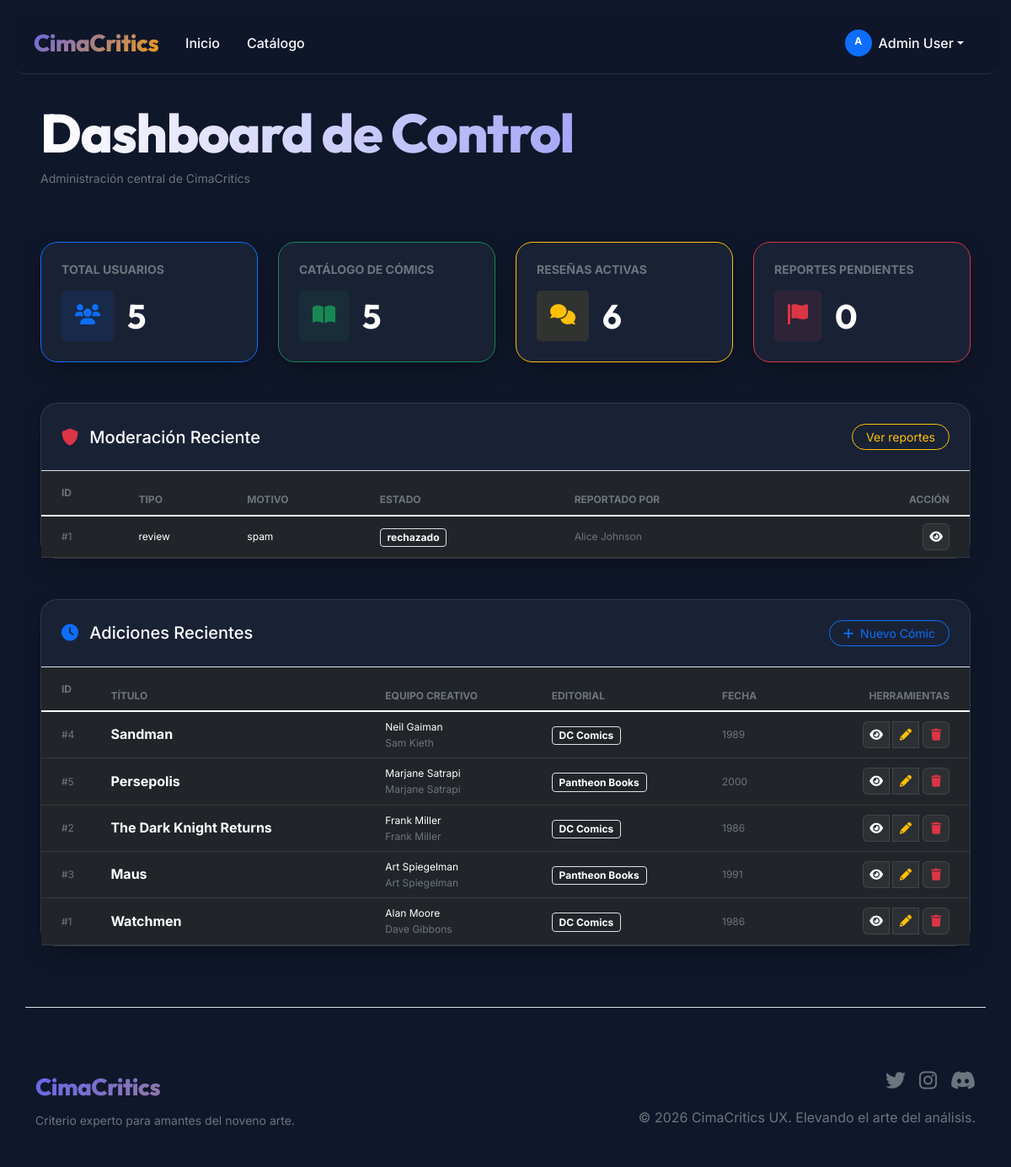
/admin (signed in), run on the app's committed database.
### models/__init__.py (models this page shows, shortened)
class Usuario(UserMixin, db.Model):
    __tablename__ = 'usuario'
    id = db.Column(db.Integer, primary_key=True)
    nombre = db.Column(db.String(64), nullable=False)
    email = db.Column(db.String(120), unique=True, nullable=False)
    contraseña_hash = db.Column(db.String(128), nullable=False)
    fecha_registro = db.Column(db.DateTime, default=datetime.utcnow)
    es_admin = db.Column(db.Boolean, default=False)
    es_moderador = db.Column(db.Boolean, default=False)
    bio = db.Column(db.Text)
    avatar_url = db.Column(db.String(256))
    seguidores_count = db.Column(db.Integer, default=0)
    siguiendo_count = db.Column(db.Integer, default=0)
    reviews = db.relationship('Review', backref='autor', lazy='dynamic')
    comentarios = db.relationship('Comentario', backref='autor', lazy='dynamic')
    reportes = db.relationship('Reporte', backref='reportador', lazy='dynamic')
    seguidores = db.relationship('Seguimiento', foreign_keys='Seguimiento.seguido_id', backref='seguido', lazy='dynamic')
    siguiendo = db.relationship('Seguimiento', foreign_keys='Seguimiento.seguidor_id', backref='seguidor', lazy='dynamic')
    comics_guardados = db.relationship('ComicGuardado', backref='usuario', lazy='dynamic', cascade='all, delete-orphan')

class Review(db.Model):
    __tablename__ = 'review'
    id = db.Column(db.Integer, primary_key=True)
    usuario_id = db.Column(db.Integer, db.ForeignKey('usuario.id'), nullable=False)
    comic_id = db.Column(db.Integer, db.ForeignKey('comic.id'), nullable=False)
    calificacion = db.Column(db.Integer, nullable=False)  # 1-5
    texto = db.Column(db.Text)
    fecha_creacion = db.Column(db.DateTime, default=datetime.utcnow)
    likes = db.Column(db.Integer, default=0)
    dislikes = db.Column(db.Integer, default=0)
    comentarios = db.relationship('Comentario', backref='review', lazy='dynamic', cascade='all, delete-orphan')
    votos = db.relationship('VotoReview', backref='review', lazy='dynamic', cascade='all, delete-orphan')

class Reporte(db.Model):
    __tablename__ = 'reporte'
    id = db.Column(db.Integer, primary_key=True)
    usuario_id = db.Column(db.Integer, db.ForeignKey('usuario.id'), nullable=False)
    contenido_tipo = db.Column(db.String(32), nullable=False)  # 'review', 'comentario', etc.
    contenido_id = db.Column(db.Integer, nullable=False)
    motivo = db.Column(db.String(64), nullable=False)
    descripcion = db.Column(db.Text)
    fecha_reporte = db.Column(db.DateTime, default=datetime.utcnow)
    estado = db.Column(db.String(32), default='pendiente')  # pendiente, resuelto, rechazado

class Comic(db.Model):
    __tablename__ = 'comic'
    id = db.Column(db.Integer, primary_key=True)
    titulo = db.Column(db.String(128), nullable=False)
    escritor = db.Column(db.String(64), nullable=False)
    dibujante = db.Column(db.String(64), nullable=False)
    lanzamiento = db.Column(db.String(32))
    editorial = db.Column(db.String(64))
    descripcion = db.Column(db.Text)
    imagen_url = db.Column(db.String(256))
    fecha_creacion = db.Column(db.DateTime, default=datetime.utcnow)
    promedio_calificacion = db.Column(db.Float, default=0.0)
    reviews = db.relationship('Review', backref='comic', lazy='dynamic')
    guardados = db.relationship('ComicGuardado', backref='comic', lazy='dynamic', cascade='all, delete-orphan')
    generos = db.relationship('Genero', secondary=comic_genero, lazy='subquery',
        backref=db.backref('comics', lazy=True))

### routes/main.py (the view)
@app.route('/admin')
@login_required
@admin_required
def admin_dashboard():
    total_usuarios = Usuario.query.count()
    total_comics = Comic.query.count()
    total_reviews = Review.query.count()
    total_reportes_pendientes = Reporte.query.filter_by(estado='pendiente').count()
    comics_recientes = Comic.query.order_by(Comic.fecha_creacion.desc()).limit(10).all()
    reportes_recientes = Reporte.query.order_by(Reporte.fecha_reporte.desc()).limit(5).all()
    return render_template('admin/dashboard.html',
                         title='Admin Dashboard',
                         total_usuarios=total_usuarios,
                         total_comics=total_comics,
                         total_reviews=total_reviews,
                         total_reportes_pendientes=total_reportes_pendientes,
                         comics_recientes=comics_recientes,
                         report_items=[build_report_item(report) for report in reportes_recientes])

### templates/admin/dashboard.html (shortened to what this page needs)
{% extends "base.html" %}
{% block content %}
<div class="row align-items-center mb-5">
    <div class="col-12">
        <h1 class="title-gradient mb-1">Dashboard de Control</h1>
        <p class="text-muted small">Administración central de CimaCritics</p>
    </div>
</div>
<div class="row g-4 mb-5">
    <div class="col-md-3">
        <div class="glass-card p-4 border-primary border-opacity-10">
            <h6 class="text-muted small fw-bold text-uppercase mb-3">Total Usuarios</h6>
            <div class="d-flex align-items-center">
                <div class="bg-primary bg-opacity-10 rounded-3 p-3 me-3">
                    <i class="fas fa-users text-primary fs-4"></i>
                </div>
                <h2 class="display-6 fw-bold text-white mb-0">{{ total_usuarios }}</h2>
            </div>
        </div>
    </div>
    <div class="col-md-3">
        <div class="glass-card p-4 border-success border-opacity-10">
            <h6 class="text-muted small fw-bold text-uppercase mb-3">Catálogo de Cómics</h6>
            <div class="d-flex align-items-center">
                <div class="bg-success bg-opacity-10 rounded-3 p-3 me-3">
                    <i class="fas fa-book-open text-success fs-4"></i>
                </div>
                <h2 class="display-6 fw-bold text-white mb-0">{{ total_comics }}</h2>
            </div>
        </div>
    </div>
    <div class="col-md-3">
        <div class="glass-card p-4 border-warning border-opacity-10">
            <h6 class="text-muted small fw-bold text-uppercase mb-3">Reseñas Activas</h6>
            <div class="d-flex align-items-center">
                <div class="bg-warning bg-opacity-10 rounded-3 p-3 me-3">
                    <i class="fas fa-comments text-warning fs-4"></i>
                </div>
                <h2 class="display-6 fw-bold text-white mb-0">{{ total_reviews }}</h2>
            </div>
        </div>
    </div>
    <div class="col-md-3">
        <div class="glass-card p-4 border-danger border-opacity-10">
            <h6 class="text-muted small fw-bold text-uppercase mb-3">Reportes Pendientes</h6>
            <div class="d-flex align-items-center">
                <div class="bg-danger bg-opacity-10 rounded-3 p-3 me-3">
                    <i class="fas fa-flag text-danger fs-4"></i>
                </div>
                <h2 class="display-6 fw-bold text-white mb-0">{{ total_reportes_pendientes }}</h2>
            </div>
        </div>
    </div>
</div>
<div class="glass-card mb-5">
    <div class="p-4 d-flex justify-content-between align-items-center border-bottom border-glass">
        <h5 class="text-white mb-0">
            <i class="fas fa-shield-alt text-danger me-2"></i> Moderación Reciente
        </h5>
        <a href="{{ url_for('admin_reports') }}" class="btn btn-sm btn-outline-warning rounded-pill px-3">
            Ver reportes
        </a>
    </div>
    <div class="table-responsive">
        <table class="table table-dark table-hover mb-0 align-middle">
            <thead class="text-muted extra-small text-uppercase">
                <tr>
                    <th class="ps-4 py-3 border-0">ID</th>
                    <th class="border-0">Tipo</th>
                    <th class="border-0">Motivo</th>
                    <th class="border-0">Estado</th>
                    <th class="border-0">Reportado por</th>
                    <th class="text-end pe-4 border-0">Acción</th>
                </tr>
            </thead>
            <tbody class="border-top-glass">
                {% if report_items %}
                {% for item in report_items %}
                <tr>
                    <td class="ps-4 text-muted extra-small">#{{ item.report.id }}</td>
                    <td class="extra-small text-white">{{ item.report.contenido_tipo }}</td>
                    <td class="extra-small">{{ item.report.motivo }}</td>
                    <td><span class="badge bg-dark border border-glass">{{ item.report.estado }}</span></td>
                    <td class="extra-small text-muted">{{ item.report.reportador.nombre }}</td>
                    <td class="text-end pe-4">
                        <a href="{{ item.target_url }}" class="btn btn-sm btn-icon-glass" title="Ver contenido"><i class="fas fa-eye"></i></a>
                    </td>
                </tr>
                {% endfor %}
                {% else %}
                <tr>
                    <td colspan="6" class="text-center py-4 text-muted">No hay reportes recientes.</td>
                </tr>
                {% endif %}
            </tbody>
        </table>
    </div>
</div>
<div class="glass-card">
    <div class="p-4 d-flex justify-content-between align-items-center border-bottom border-glass">
        <h5 class="text-white mb-0">
            <i class="fas fa-clock text-primary me-2"></i> Adiciones Recientes
        </h5>
        <a href="{{ url_for('add_comic') }}" class="btn btn-sm btn-outline-primary rounded-pill px-3">
            <i class="fas fa-plus me-1"></i> Nuevo Cómic
        </a>
    </div>
    <div class="table-responsive">
        <table class="table table-dark table-hover mb-0 align-middle">
            <thead class="text-muted extra-small text-uppercase">
                <tr>
                    <th class="ps-4 py-3 border-0">ID</th>
                    <th class="border-0">Título</th>
                    <th class="border-0">Equipo Creativo</th>
                    <th class="border-0">Editorial</th>
                    <th class="border-0">Fecha</th>
                    <th class="text-end pe-4 border-0">Herramientas</th>
                </tr>
            </thead>
            <tbody class="border-top-glass">
                {% if comics_recientes %}
                {% for comic in comics_recientes %}
                <tr class="transition-colors hover:bg-white hover:bg-opacity-5">
                    <td class="ps-4 text-muted extra-small">#{{ comic.id }}</td>
                    <td class="fw-bold text-white">{{ comic.titulo }}</td>
                    <td class="extra-small">
                        <span class="d-block text-white">{{ comic.escritor }}</span>
                        <span class="text-muted">{{ comic.dibujante or 'N/A' }}</span>
                    </td>
                    <td><span class="badge bg-dark border border-glass">{{ comic.editorial or 'N/A' }}</span></td>
                    <td class="extra-small text-muted">{{ comic.lanzamiento or 'N/A' }}</td>
                    <td class="text-end pe-4">
                        <div class="btn-group gap-1">
                            <a href="{{ url_for('comic_detail', comic_id=comic.id) }}" class="btn btn-sm btn-icon-glass" title="Ver"><i class="fas fa-eye"></i></a>
                            <a href="{{ url_for('edit_comic', comic_id=comic.id) }}" class="btn btn-sm btn-icon-glass" title="Editar"><i class="fas fa-pencil-alt text-warning"></i></a>
                            <form method="POST" action="{{ url_for('delete_comic', comic_id=comic.id) }}" style="display: inline;" onsubmit="return confirm('¿Estás seguro de que quieres eliminar este cómic y todas sus reseñas? Esta acción no se puede deshacer.');">
                                <button type="submit" class="btn btn-sm btn-icon-glass" title="Eliminar"><i class="fas fa-trash text-danger"></i></button>
                            </form>
                        </div>
                    </td>
                </tr>
                {% endfor %}
                {% endif %}
            </tbody>
        </table>
    </div>
</div>
{% endblock %}

### templates/base.html (shortened to what this page needs)
<!DOCTYPE html>
<html lang="es">
<head>
    <link href="https://cdn.jsdelivr.net/npm/bootstrap@5.1.3/dist/css/bootstrap.min.css" rel="stylesheet">
    <link href="https://cdnjs.cloudflare.com/ajax/libs/font-awesome/6.0.0/css/all.min.css" rel="stylesheet">
    <link href="{{ url_for('static', filename='css/style.css') }}" rel="stylesheet">
</head>
<body>
    <nav class="navbar navbar-expand-lg navbar-dark glass-nav">
        <div class="container-fluid px-4">
            <a class="navbar-brand" href="{{ url_for('index') }}">
                CimaCritics
            </a>
            <div class="collapse navbar-collapse" id="navbarNav">
                <ul class="navbar-nav me-auto">
                    <li class="nav-item">
                        <a class="nav-link" href="{{ url_for('index') }}">Inicio</a>
                    </li>
                    <li class="nav-item">
                        <a class="nav-link" href="{{ url_for('comics') }}">Catálogo</a>
                    </li>
                </ul>
                <ul class="navbar-nav ms-auto align-items-center">
                    {% if current_user.is_authenticated %}
                        <li class="nav-item dropdown">
                            <a class="nav-link dropdown-toggle d-flex align-items-center" href="#" id="navbarDropdown" role="button" data-bs-toggle="dropdown">
                                <span class="badge bg-primary rounded-circle p-2 me-2" style="width: 32px; height: 32px;">{{ current_user.nombre[0]|upper }}</span>
                                {{ current_user.nombre }}
                            </a>
                        </li>
                    {% endif %}
                </ul>
            </div>
        </div>
    </nav>
    <main class="container-fluid px-lg-5 mt-5">
        {% block content %}{% endblock %}
    </main>
    <footer class="mt-5 py-5">
        <div class="container">
            <div class="row g-4 align-items-center border-top border-glass pt-5">
                <div class="col-md-6">
                    <h5 class="navbar-brand mb-2">CimaCritics</h5>
                    <p class="text-muted small">Criterio experto para amantes del noveno arte.</p>
                </div>
                <div class="col-md-6 text-md-end">
                    <div class="d-flex justify-content-md-end gap-3 mb-3">
                        <a href="#" class="text-muted hover-primary"><i class="fab fa-twitter fs-4"></i></a>
                        <a href="#" class="text-muted hover-primary"><i class="fab fa-instagram fs-4"></i></a>
                        <a href="#" class="text-muted hover-primary"><i class="fab fa-discord fs-4"></i></a>
                    </div>
                    <p class="text-muted x-small">&copy; 2026 CimaCritics UX. Elevando el arte del análisis.</p>
                </div>
            </div>
        </div>
    </footer>
</body>
</html>

### data on the page
Usuario: nombre "A", nombre "Admin User"
Review: report.id "1", report.contenido_tipo "review", report.motivo "spam", report.estado "rechazado", report.reportador.nombre "Alice Johnson"
Comic: id "4", titulo "Sandman", escritor "Neil Gaiman", dibujante "Sam Kieth", editorial "DC Comics", lanzamiento "1989"
Comic: id "5", titulo "Persepolis", escritor "Marjane Satrapi", dibujante "Marjane Satrapi", editorial "Pantheon Books", lanzamiento "2000"
Comic: id "2", titulo "The Dark Knight Returns", escritor "Frank Miller", dibujante "Frank Miller", editorial "DC Comics", lanzamiento "1986"
Comic: id "3", titulo "Maus", escritor "Art Spiegelman", dibujante "Art Spiegelman", editorial "Pantheon Books", lanzamiento "1991"
Comic: id "1", titulo "Watchmen", escritor "Alan Moore", dibujante "Dave Gibbons", editorial "DC Comics", lanzamiento "1986"

### other printed values
{{ total_usuarios }} "5"
{{ total_comics }} "5"
{{ total_reviews }} "6"
{{ total_reportes_pendientes }} "0"
